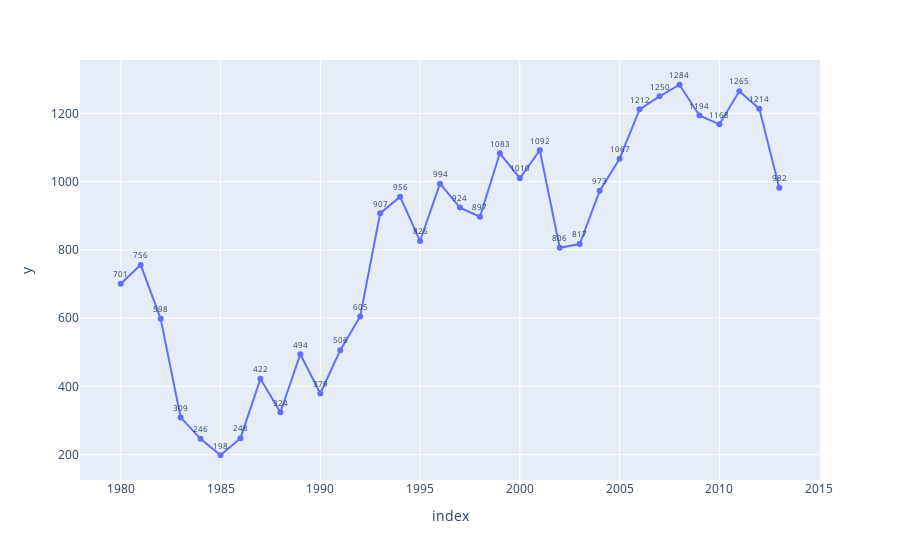

This figure's notebook cell:
### Code cell
japan_df = df.loc['Japan',years]
fig = px.line(japan_df,
               x=japan_df.index,
               y=japan_df.values,
               text=japan_df.values,
              )
fig.update_traces(textposition='top center',textfont_size=8)
fig

### Figure 1 — Plotly figure (JSON) as saved in the notebook; plotly's stock layout.template omitted (floating-point values rounded to 4 significant figures)
{"data": [{"hovertemplate": "index=%{x}<br>y=%{y}<br>text=%{text}<extra></extra>", "legendgroup": "", "line": {"color": "#636efa", "dash": "solid"}, "marker": {"symbol": "circle"}, "mode": "lines+markers+text", "name": "", "orientation": "v", "showlegend": false, "text": [701, 756, 598, 309, 246, 198, 248, 422, 324, 494, 379, 506, 605, 907, 956, 826, 994, 924, 897, 1083, 1010, 1092, 806, 817, 973, 1067, 1212, 1250, 1284, 1194, 1168, 1265, 1214, 982], "textfont": {"size": 8}, "textposition": "top center", "type": "scatter", "x": [1980, 1981, 1982, 1983, 1984, 1985, 1986, 1987, 1988, 1989, 1990, 1991, 1992, 1993, 1994, 1995, 1996, 1997, 1998, 1999, 2000, 2001, 2002, 2003, 2004, 2005, 2006, 2007, 2008, 2009, 2010, 2011, 2012, 2013], "xaxis": "x", "y": [701, 756, 598, 309, 246, 198, 248, 422, 324, 494, 379, 506, 605, 907, 956, 826, 994, 924, 897, 1083, 1010, 1092, 806, 817, 973, 1067, 1212, 1250, 1284, 1194, 1168, 1265, 1214, 982], "yaxis": "y"}], "layout": {"legend": {"tracegroupgap": 0}, "margin": {"t": 60}, "xaxis": {"anchor": "y", "domain": [0, 1], "title": {"text": "index"}}, "yaxis": {"anchor": "x", "domain": [0, 1], "title": {"text": "y"}}}}
